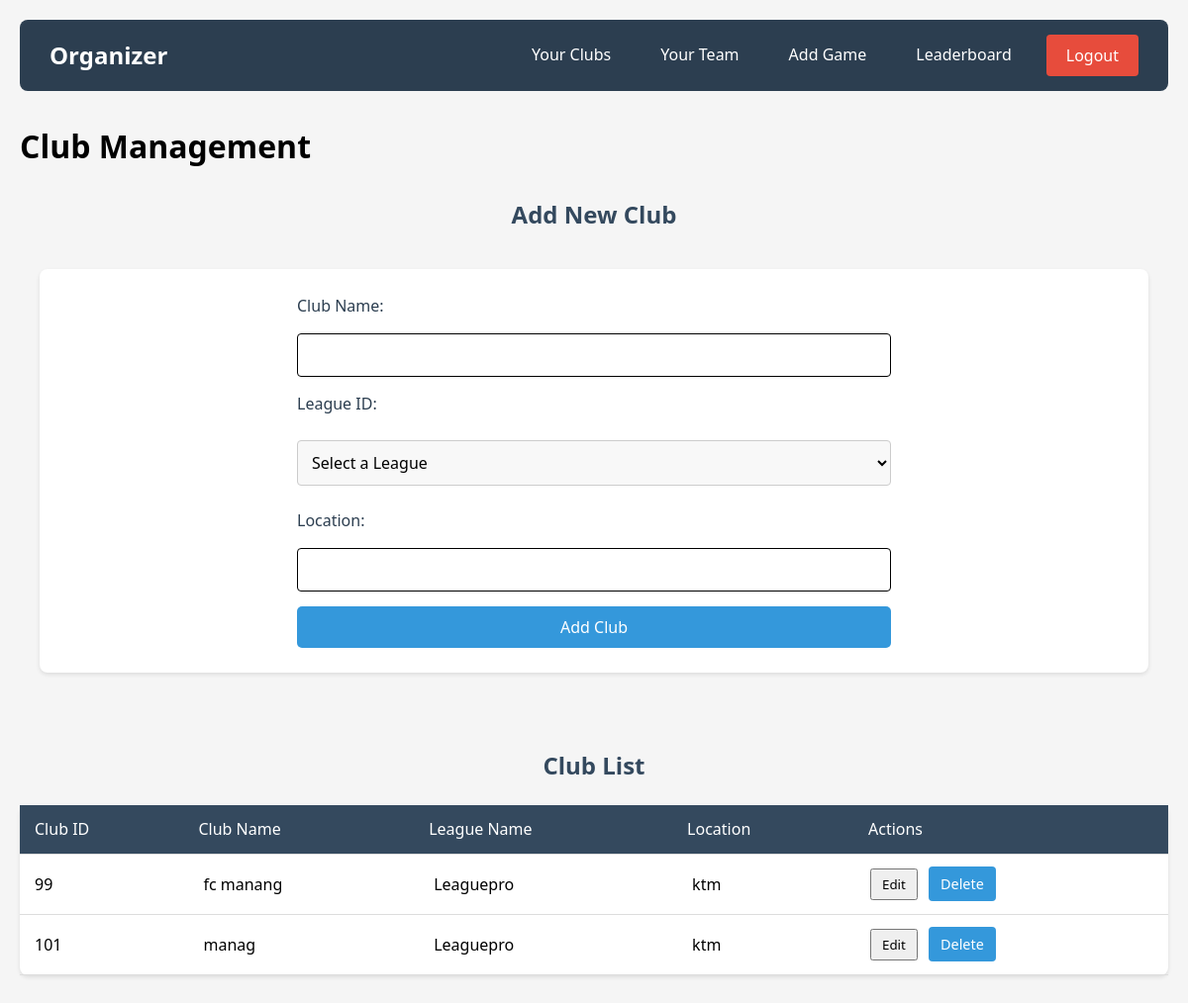
The app's page /pages/club.php (signed in) with its own data.
### tables this page shows
CREATE TABLE `club` (
  `club_id` int(11) NOT NULL,
  `c_name` varchar(100) NOT NULL,
  `league_id` int(11) DEFAULT NULL,
  `location` varchar(100) DEFAULT NULL,
  `created_by` int(255) NOT NULL
);

CREATE TABLE `league` (
  `league_id` int(11) NOT NULL,
  `league_name` varchar(100) DEFAULT NULL,
  `userId` int(11) NOT NULL,
  `start_date` int(11) DEFAULT NULL,
  `end_date` int(11) DEFAULT NULL,
  `status` varchar(20) DEFAULT 'pending',
  `duration` int(11) NOT NULL,
  `max_teams` int(11) NOT NULL,
  `location` varchar(50) DEFAULT NULL
);

### pages/club.php (the view, shortened to what this page needs)
<?php
$userId = $_SESSION['userId'];
require 'db_connection.php';
$sql = "SELECT c.club_id, c.c_name, c.league_id, c.location, l.league_name FROM club c JOIN league l ON c.league_id = l.league_id WHERE c.created_by = $userId";
$club_stmt = $conn->prepare($sql);
$club_stmt->execute();
$club_result = $club_stmt->get_result();
?>
<!DOCTYPE html>
<html lang="en">
<head>
    <link rel="stylesheet" href="../assests/css/club.css">
</head>
<body>
<nav class="navbar">
    <a href="org_dashboard.php" class="logo">Organizer</a>
    <ul id="nav-links">
        <?php if (isset($_SESSION['status']) && $_SESSION['status'] === 'approved') : ?>
            <li><a href="club.php">Your Clubs</a></li>
            <li><a href="team.php">Your Team</a></li>
            <li><a href="add_game.php">Add Game</a></li>
            <li><a href="leaderboard.php">Leaderboard</a></li>
        <?php else : ?>
            <li><a href="#">Approval Pending...</a></li>
        <?php endif; ?>
        <li>
            <form action="logout.php" method="post" style="display:inline;">
                <button type="submit" class="logout-btn">Logout</button>
            </form>
        </li>
    </ul>
</nav>
<h1>Club Management</h1>
<h2>Add New Club</h2>
<div class="section-container">
    <div class="section">
        <form action="club.php" method="post">
            <label for="c_name">Club Name:</label>
            <input type="text" name="c_name" id="c_name" required>
            <label for="league_id">League ID:</label>
            <select name="league_id" id="league_id" required>
                <option value="">Select a League</option>
            </select>
            <label for="location">Location:</label>
            <input type="text" name="location" id="location" required>
            <button type="submit" name="add_club">Add Club</button>
        </form>
    </div>
</div>
<h2>Club List</h2>
<table>
    <thead>
        <tr>
            <th>Club ID</th>
            <th>Club Name</th>
            <th>League Name</th>
            <th>Location</th>
            <th>Actions</th>
        </tr>
    </thead>
    <tbody>
        <?php while ($club = $club_result->fetch_assoc()): ?>
        <tr id="club_<?php echo $club['club_id']; ?>">
            <td><?php echo htmlspecialchars($club['club_id']); ?></td>
            <td>
                <span class="display-value"><?php echo htmlspecialchars($club['c_name']); ?></span>
            </td>
            <td>
                <span class="display-value"><?php echo htmlspecialchars($club['league_name']); ?></span>
            </td>
            <td>
                <span class="display-value"><?php echo htmlspecialchars($club['location']); ?></span>
            </td>
            <td>
                <button class="edit-btn" onclick="toggleEdit(this, <?php echo $club['club_id']; ?>)">Edit</button>
                <a href="club.php?delete_id=<?php echo $club['club_id']; ?>" onclick="return confirm('Are you sure you want to delete this club?')" class="delete-btn">Delete</a>
            </td>
        </tr>
        <?php endwhile; ?>
    </tbody>
</table>
</body>
</html>

### assests/css/club.css (style rules this page uses)
* { margin: 0; padding: 0; box-sizing: border-box; font-family: 'Segoe UI', Tahoma, Geneva, Verdana, sans-serif; }
body { background-color: #f5f5f5; line-height: 1.6; padding: 20px; }
h2 { color: #34495e; margin: 25px 0 15px 0; text-align: center; }
.navbar { background-color: #2c3e50; padding: 15px 30px; margin-bottom: 30px; border-radius: 8px; display: flex; justify-content: space-between; align-items: center; }
.logo { color: white; text-decoration: none; font-size: 1.5em; font-weight: bold; }
#nav-links { list-style: none; display: flex; gap: 20px; align-items: center; }
#nav-links li a { color: white; text-decoration: none; padding: 8px 15px; border-radius: 4px; transition: background-color 0.3s; }
.section-container { max-width: 1200px; margin: 0 auto; padding: 20px; }
.section { background-color: white; padding: 25px; border-radius: 8px; box-shadow: 0 2px 4px rgba(0, 0, 0, 0.1); margin-bottom: 30px; }
form { display: grid; gap: 15px; max-width: 600px; margin: 0 auto; }
label { color: #2c3e50; font-weight: 500; }
input[type="number"], input[type="text"], input[type="date"], input[type="time"] { width: 100%; padding: 10px; border: 1px solid #ddd; border-radius: 4px; font-size: 1em; }
input[type="submit"], .logout-btn { background-color: #3498db; color: white; padding: 10px 20px; border: none; border-radius: 4px; cursor: pointer; font-size: 1em; transition: background-color 0.3s; }
.logout-btn { background-color: #e74c3c; }
table { width: 100%; background-color: white; border-radius: 8px; box-shadow: 0 2px 4px rgba(0, 0, 0, 0.1); border-collapse: collapse; margin: 20px 0; overflow-x: auto; }
th, td { padding: 12px 15px; text-align: left; border-bottom: 1px solid #ddd; }
th { background-color: #34495e; color: white; font-weight: 500; }
td a, td input[type="submit"] { padding: 6px 12px; margin: 0 5px; font-size: 0.9em; text-decoration: none; display: inline-block; }
td a { background-color: #3498db; color: white; border-radius: 4px; }
input:invalid { border-color: black; }
.edit-btn, .save-btn, .cancel-btn { padding: 5px 10px; margin: 2px; cursor: pointer; }
.display-value { display: inline-block; padding: 5px; }
select { width: 100%; padding: 10px; margin: 8px 0; display: inline-block; border: 1px solid #ccc; border-radius: 4px; box-sizing: border-box; font-size: 16px; background-color: #f8f8f8; }
option { padding: 10px; font-size: 16px; }
button[name="add_club"] { background-color: #3498db; color: white; padding: 10px 20px; border: none; border-radius: 5px; cursor: pointer; font-size: 16px; transition: background-color 0.3s ease; }

### records on screen
club: club_id "99", c_name "fc manang", league.league_name "Leaguepro", location "ktm"
club: club_id "101", c_name "manag", league.league_name "Leaguepro", location "ktm"
